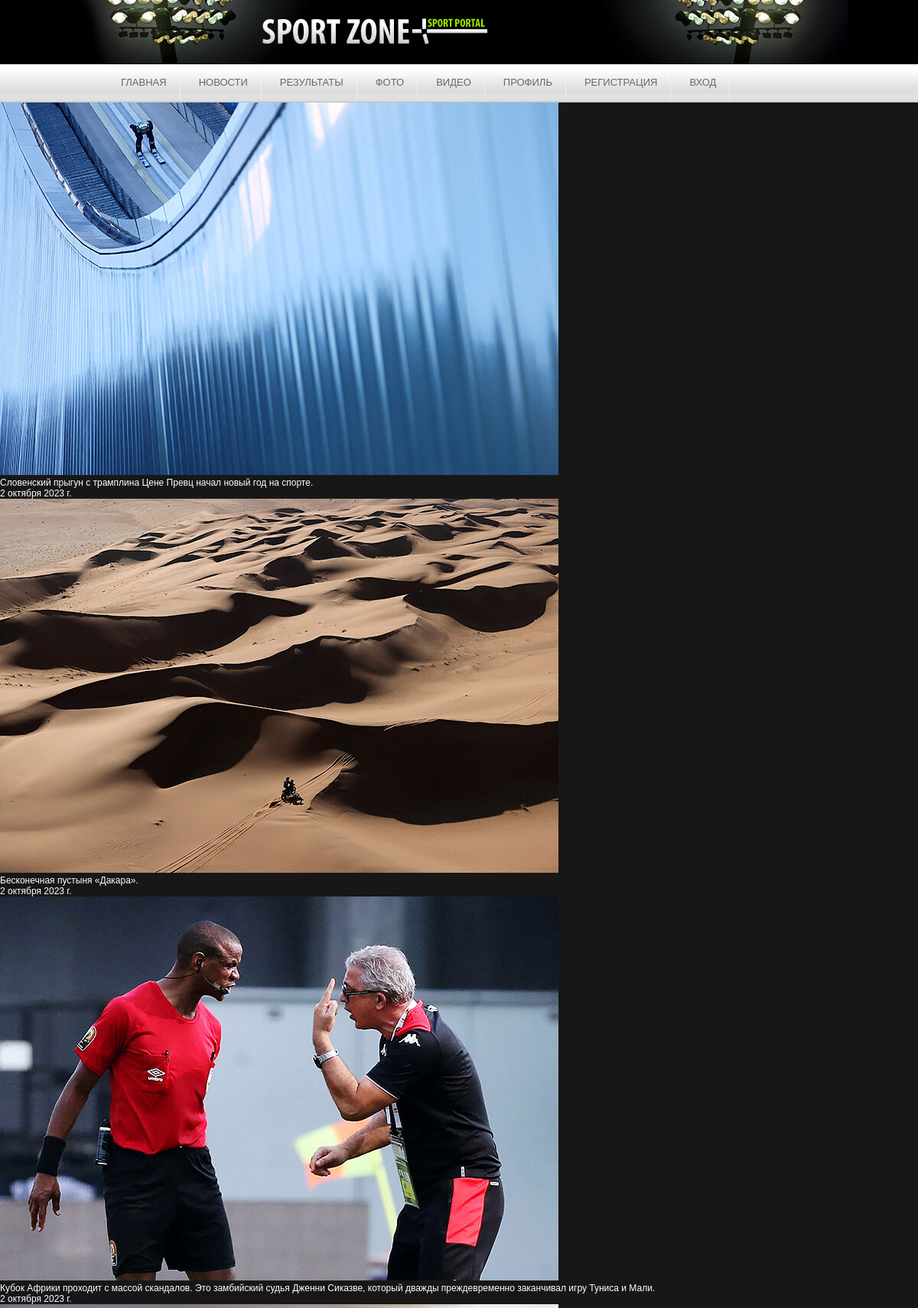
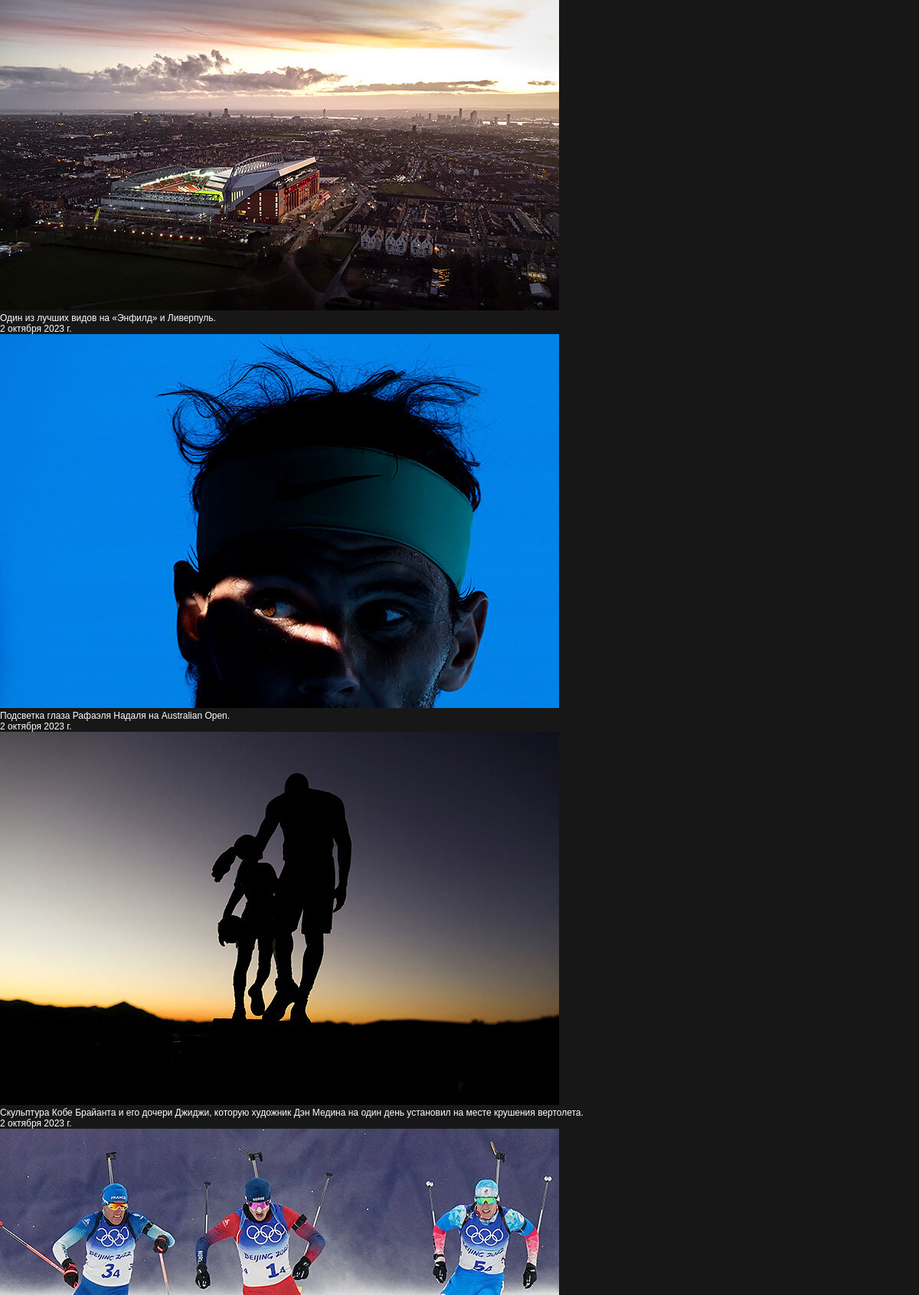
/photo/photo/ (upper part), run on the app's committed database (2 pictures, top to bottom).
### photo/models.py (models this page shows, shortened)
class Photo(models.Model):
    image_1 = models.ImageField('Фото', upload_to='photo/image/')
    desc_1 = models.TextField('Описание')
    date_2 = models.DateField('Дата')
    class Meta:
        verbose_name = 'фото'
        verbose_name_plural = 'Фото'

### photo/views.py (the view)
# urls.py: path('photo/', views.photoview, name = 'photo'),
def photoview(request):
    photo = Photo.objects.all()
    return render(request, 'photo/photo.html', {'photo':photo})

### photo/templates/photo/photo.html
{% extends 'base.html' %}
{% block content %}
{% for Photo in photo %}
<div>
    <img alt="" src="{{ Photo.image_1.url }}">
</div>
<div>
    <p>{{ Photo.desc_1 }} </p>
    <p>{{ Photo.date_2 }}</p>
</div>
{% endfor %}
{% endblock %}

### home/static/style/style.css (style rules this page uses)
* { padding: 0; margin: 0; outline: 0; }
body { font-size: 12px; font-family: Arial, sans-serif; color: #fff; background: #171717; height: 100%; text-align: left; }

### data on the page
Photo: image_1 (picture), desc_1 "Словенский прыгун с трамплина Цене Превц начал новый год на спорте.", date_2 "2 октября 2023 г."
Photo: image_1 (picture), desc_1 "Бесконечная пустыня «Дакара».", date_2 "2 октября 2023 г."
Photo: image_1 (picture), desc_1 "Кубок Африки проходит с массой скандалов. Это замбийский судья Дженни Сиказве, который дважды преждевременно заканчивал игру Туниса и Мали.", date_2 "2 октября 2023 г."
Photo: image_1 (picture), desc_1 "Один из лучших видов на «Энфилд» и Ливерпуль.", date_2 "2 октября 2023 г."
Photo: image_1 (picture), desc_1 "Подсветка глаза Рафаэля Надаля на Australian Open.", date_2 "2 октября 2023 г."
Photo: image_1 (picture), desc_1 "Скульптура Кобе Брайанта и его дочери Джиджи, которую художник Дэн Медина на один день установил на месте крушения вертолета.", date_2 "2 октября 2023 г."
Photo: image_1 (picture)
